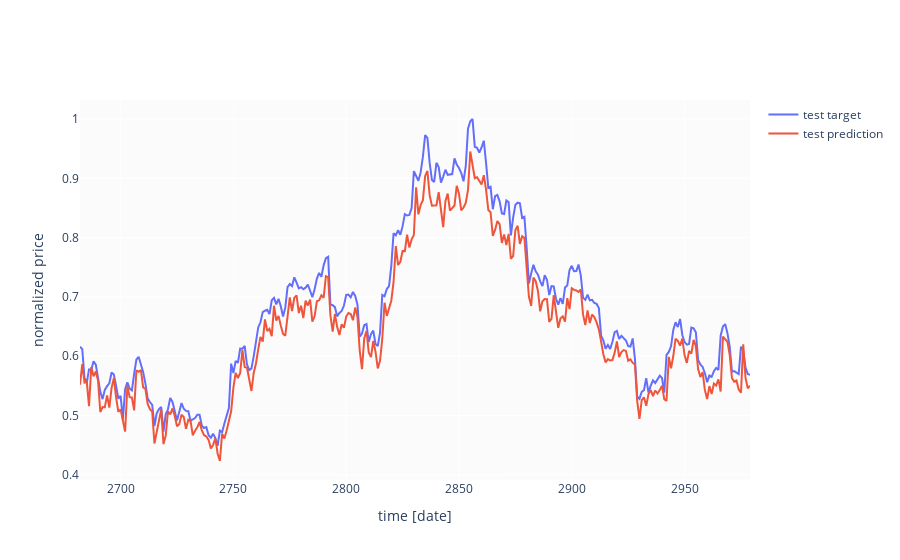

The cell this chart's notebook holds for it:
### Code cell
fig = go.Figure(layout=layout)

fig.add_trace(go.Scatter(x=np.arange(y_train.shape[0]+y_valid.shape[0], y_train.shape[0]+y_test.shape[0]+y_test.shape[0]), y=y_test[:,ft], name='test target'))
fig.add_trace(go.Scatter(x=np.arange(y_train.shape[0]+y_valid.shape[0], y_train.shape[0]+y_test.shape[0]+y_test.shape[0]), y=y_test_pred[:,ft], name='test prediction'))

fig.update_xaxes(title="time [date]")
fig.update_yaxes(title="normalized price")

fig.show()

corr_price_development_train = np.sum(np.equal(np.sign(y_train[:,1]-y_train[:,0]),
            np.sign(y_train_pred[:,1]-y_train_pred[:,0])).astype(int)) / y_train.shape[0]
corr_price_development_valid = np.sum(np.equal(np.sign(y_valid[:,1]-y_valid[:,0]),
            np.sign(y_valid_pred[:,1]-y_valid_pred[:,0])).astype(int)) / y_valid.shape[0]
corr_price_development_test = np.sum(np.equal(np.sign(y_test[:,1]-y_test[:,0]),
            np.sign(y_test_pred[:,1]-y_test_pred[:,0])).astype(int)) / y_test.shape[0]

print('correct sign prediction for close - open price for train/valid/test: %.2f/%.2f/%.2f'%(
    corr_price_development_train, corr_price_development_valid, corr_price_development_test))

### Figure 1 — Plotly figure (JSON) as saved in the notebook; plotly's stock layout.template omitted (floating-point values rounded to 4 significant figures; data arrays with more than 128 entries replaced by an {"elided": "..."} marker saying what was removed)
{"data": [{"name": "test target", "type": "scatter", "x": {"elided": "298 int values"}, "y": {"elided": "298 float values"}}, {"name": "test prediction", "type": "scatter", "x": {"elided": "298 int values"}, "y": {"elided": "298 float values"}}], "layout": {"paper_bgcolor": "rgba(0,0,0,0)", "plot_bgcolor": "rgba(250,250,250,0.8)", "xaxis": {"title": {"text": "time [date]"}}, "yaxis": {"title": {"text": "normalized price"}}}}
